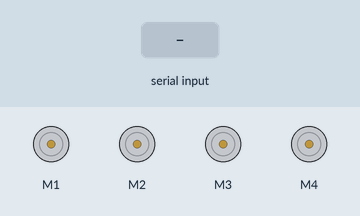
Simulated run of this sketch. Board: Arduino Uno, built with avr-gcc and run on an emulated ATmega328P. Parts: 4 × DC motor (green arrow = forward, orange = backward, longer = faster). The test bench sets the inputs (shaded band).

Above: at 1.2 s.
1.3 s: "F" received over the second serial link
At 1.8 s:
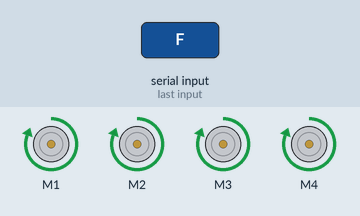
2.8 s: "B" received over the second serial link
At 4.0 s:
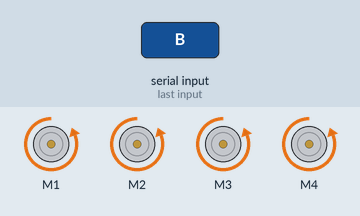
4.3 s: "L" received over the second serial link
At 5.3 s:
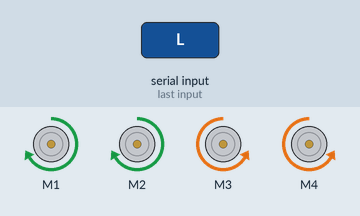
5.8 s: "R" received over the second serial link
At 6.4 s:
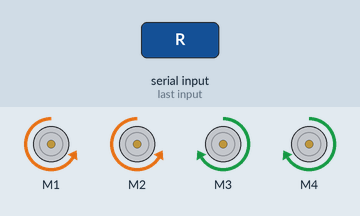
7.3 s: "S" received over the second serial link
At 7.6 s:
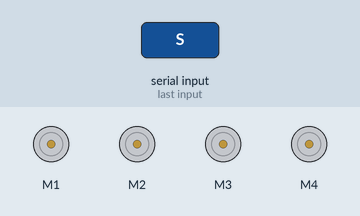
Timing chart, 0 to 9.8 s (numbered marks = the images above; inputs shaded):
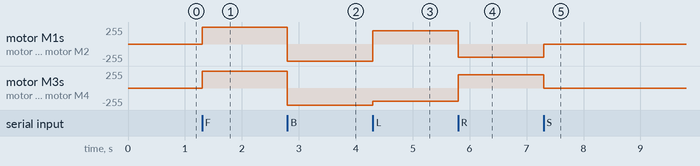

The sketch:

Blutooth_car.ino
```cpp
#include <AFMotor.h>
#include <SoftwareSerial.h>

// Define Bluetooth module pins
#define RX_PIN 2
#define TX_PIN 3

// Create a SoftwareSerial object to communicate with Bluetooth module
SoftwareSerial bluetooth(RX_PIN, TX_PIN); // RX, TX

// Create motor objects
AF_DCMotor motor1(1);
AF_DCMotor motor2(2);
AF_DCMotor motor3(3);
AF_DCMotor motor4(4);

void setup() {
  // Initialize serial communication for debugging
  Serial.begin(9600);

  // Initialize communication with Bluetooth module
  bluetooth.begin(9600);
}

void loop() {
  if (bluetooth.available() > 0) {
    char command = bluetooth.read();
    executeCommand(command);
  }
}

void executeCommand(char command) {
  switch (command) {
    case 'F':
      moveForward();
      break;
    case 'B':
      moveBackward();
      break;
    case 'L':
      turnLeft();
      break;
    case 'R':
      turnRight();
      break;
    case 'S':
      stopMoving();
      break;
    default:
      break;
  }
}

void moveForward() {
  motor1.setSpeed(255);
  motor1.run(FORWARD);
  motor2.setSpeed(255);
  motor2.run(FORWARD);
  motor3.setSpeed(255);
  motor3.run(FORWARD);
  motor4.setSpeed(255);
  motor4.run(FORWARD);
}

void moveBackward() {
  motor1.setSpeed(255);
  motor1.run(BACKWARD);
  motor2.setSpeed(255);
  motor2.run(BACKWARD);
  motor3.setSpeed(255);
  motor3.run(BACKWARD);
  motor4.setSpeed(255);
  motor4.run(BACKWARD);
}

void turnLeft() {
  motor1.setSpeed(200);
  motor1.run(FORWARD);
  motor2.setSpeed(200);
  motor2.run(FORWARD);
  motor3.setSpeed(200);
  motor3.run(BACKWARD);
  motor4.setSpeed(200);
  motor4.run(BACKWARD);
}

void turnRight() {
  motor1.setSpeed(200);
  motor1.run(BACKWARD);
  motor2.setSpeed(200);
  motor2.run(BACKWARD);
  motor3.setSpeed(200);
  motor3.run(FORWARD);
  motor4.setSpeed(200);
  motor4.run(FORWARD);
}

void stopMoving() {
  motor1.setSpeed(0);
  motor1.run(RELEASE);
  motor2.setSpeed(0);
  motor2.run(RELEASE);
  motor3.setSpeed(0);
  motor3.run(RELEASE);
  motor4.setSpeed(0);
  motor4.run(RELEASE);
}
```

Measured:
- after the input at 1.3 s, motor M1–4: stopped → forward 255/255 at once
- after the input at 2.8 s, motor M1–4: forward 255/255 → backward 255/255 at once
- after the input at 4.3 s, motor M1, motor M2: backward 255/255 → forward 200/255 at once; motor M3, motor M4: backward 255/255 → backward 200/255 at once
- after the input at 5.8 s, motor M1, motor M2: forward 200/255 → backward 200/255 at once; motor M3, motor M4: backward 200/255 → forward 200/255 at once
- after the input at 7.3 s, motor M1, motor M2: backward 200/255 → stopped at once; motor M3, motor M4: forward 200/255 → stopped at once
